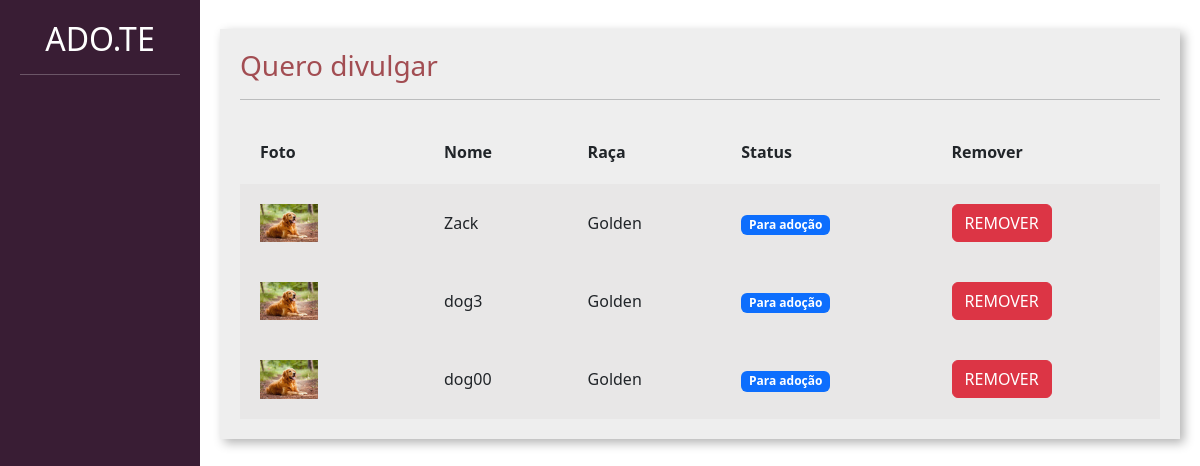
The app's page /divulgar/seus_pets/ (signed in) with its own data.
### divulgar/models.py (models this page shows, shortened)
class Pet(models.Model):
    choices_status = (('P', 'Para adoção'),
                      ('A', 'Adotado'))
    usuario = models.ForeignKey(User, on_delete=models.CASCADE)
    foto = models.ImageField(upload_to="fotos_pets")
    nome = models.CharField(max_length=100)
    descricao = models.TextField()
    estado = models.CharField(max_length=50)
    cidade = models.CharField(max_length=50)
    telefone = models.CharField(max_length=50)
    tags = models.ManyToManyField(Tag)
    raca = models.ForeignKey(Raca, on_delete=models.DO_NOTHING)
    status = models.CharField(max_length=1, choices=choices_status, default='P')

class Raca(models.Model):
    raca = models.CharField(max_length=50)
    def __str__(self):
        return self.raca

### divulgar/views.py (the view)
# urls.py: path('seus_pets/', views.seus_pets, name="seus_pets"),
@login_required
def seus_pets(request):
    if request.method == "GET":
        pets = Pet.objects.filter(usuario=request.user)
        context = {
            'pets' : pets
        }
        return render(request, 'seus_pets.html', context)

### divulgar/templates/seus_pets.html (shortened to what this page needs)
{% load static %}
<!doctype html>
<html lang="pt-BR">
<head>
    <link href="https://cdn.jsdelivr.net/npm/bootstrap@5.3.0-alpha1/dist/css/bootstrap.min.css" rel="stylesheet">
    <link href="{% static 'usuarios/css/cadastro.css' %}" rel="stylesheet">
    <link href="{% static 'divulgar/css/novo_pet.css' %}" rel="stylesheet">
    <link href="{% static 'divulgar/css/seus_pets.css' %}" rel="stylesheet">
</head>
<body>
    <div class="container-fluid">
        <div class="row">
            <div class="col-md-2 bg-side sidebar">
                <h2>ADO.TE</h2>
                <hr>
            </div>
            <div class="col-md">
                <div class="wrapper">
                    <div class="box width80">
                        <h3 class="font-vinho">Quero divulgar</h3>
                        <hr>
                        <table class="tabela" cellpadding="20">
                            <tr>
                                <th>Foto</th>
                                <th>Nome</th>
                                <th>Raça</th>
                                <th>Status</th>
                                <th>Remover</th>
                            </tr>
                            {% for pet in pets%}
                            <tr class="tabela-linha">
                                <td width="20%">
                                    <img width="40%" src="{{pet.foto.url}}">
                                </td>
                                <td>
                                    {{pet.nome}}
                                </td>
                                <td>
                                    {{pet.raca}}
                                </td>
                                <td>
                                    {% if pet.status == "P" %}
                                    <span class="badge text-bg-primary">Para adoção</span>
                                    {% elif pet.status == "A" %}
                                    <span class="badge text-bg-success">Adotado</span>
                                    {% endif%}
                                </td>
                                <td>
                                    <a href="{% url 'remover_pet' pet.id %}" class="btn btn-danger">REMOVER</a>
                                </td>
                            </tr>
                            {% endfor %}
                        </table>
                    </div>
                </div>
            </div>
        </div>
    </div>
</body>
</html>

### templates/static/usuarios/css/cadastro.css (style rules this page uses)
.bg-side { background-color: #391D34; color: white; height: 100vh; }

### templates/static/divulgar/css/novo_pet.css (style rules this page uses)
.sidebar { text-align: center; padding: 20px; }
.wrapper { margin-top: 3%; display: flex; flex-direction: row; justify-content: center; align-items: center; }
.box { padding:20px; width: 50vw; background: rgb(238, 238, 238); box-shadow: 4px 4px 10px rgba(0,0,0,.3); }
.font-vinho { color: #A24D52; }

### templates/static/divulgar/css/seus_pets.css (style rules this page uses)
.width80 { width: 80vw; }
.tabela { width: 100%; margin-top: 20px; }
.tabela-linha { background-color: #e8e7e7; }

### records on screen
Pet: foto (picture), nome "Zack", raca "Golden", status "Para adoção"
Pet: foto (picture), nome "dog3", raca "Golden", status "Para adoção"
Pet: foto (picture), nome "dog00", raca "Golden", status "Para adoção"
